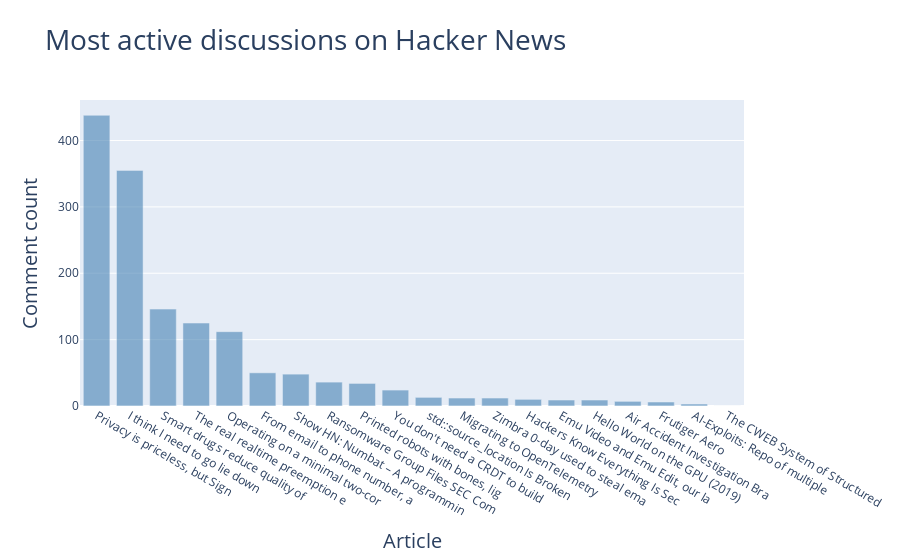

The code cell stored with this chart in its notebook:
### Code cell
from operator import itemgetter

import requests
import plotly.express as px

# Make an APIC call and check the response
url = "https://hacker-news.firebaseio.com/v0/topstories.json"
r = requests.get(url)
print(f"status code: {r.status_code}")

# Process information about each submission
submission_ids = r.json()

submission_dicts = []
for submission_id in submission_ids[:20]:
    # Make a new API call for each submission
    url = f"https://hacker-news.firebaseio.com/v0/item/{submission_id}.json"
    r = requests.get(url)
    print(f"status code: {r.status_code}")
    response_dict = r.json()

    # Build a dictonary for each article
    try:
        submission_dict = {
            "title": response_dict["title"],
            "hn_link": f"https://news.ycombinator.com/item?id={submission_id}",
            "comments": response_dict["descendants"],
        }
    except KeyError:
        # This is special YC post with comments disable
        continue
    else:
        submission_dicts.append(submission_dict)

submission_dicts = sorted(submission_dicts, key=itemgetter("comments"), reverse=True)

# Process data for plotting
article_links, comment_counts, hover_texts = [], [], []

for submission_dict in submission_dicts:
    # shortern long article titles
    title = submission_dict["title"][:30]
    discussion_link = submission_dict["hn_link"]
    article_link = f'<a href="{discussion_link}"">{title}</a>'
    comment_count = submission_dict["comments"]

    article_links.append(article_link)
    comment_counts.append(comment_count)
    hover_texts.append(submission_dict["title"])


# Make visualization.
title = "Most active discussions on Hacker News"
labels = {"x": "Article", "y": "Comment count"}
fig = px.bar(
    x=article_links,
    y=comment_counts,
    title=title,
    labels=labels,
    hover_name=hover_texts,
)

fig.update_layout(
    title_font_size=28, xaxis_title_font_size=20, yaxis_title_font_size=20
)

fig.update_traces(marker_color="SteelBlue", marker_opacity=0.6)

fig.show()

### Figure 1 — Plotly figure (JSON) as saved in the notebook; plotly's stock layout.template omitted (floating-point values rounded to 4 significant figures)
{"data": [{"alignmentgroup": "True", "hovertemplate": "<b>%{hovertext}</b><br><br>Article=%{x}<br>Comment count=%{y}<extra></extra>", "hovertext": ["Privacy is priceless, but Signal is expensive", "I think I need to go lie down", "Smart drugs reduce quality of effort, and slow decision-making", "The real realtime preemption end game", "Operating on a minimal two-core Postgres instance: Query optimization insights", "From email to phone number, a new OSINT approach (2019)", "Show HN: Numbat – A programming language with physical dimensions as types", "Ransomware Group Files SEC Complaint over Victim's Failure Disclose Data Breach", "Printed robots with bones, ligaments, and tendons", "You don't need a CRDT to build a collaborative experience", "std::source_location Is Broken", "Migrating to OpenTelemetry", "Zimbra 0-day used to steal email data from government organizations", "Hackers Know Everything Is Securities Fraud", "Emu Video and Emu Edit, our latest generative AI research milestones", "Hello World on the GPU (2019)", "Air Accident Investigation Branch: film lights caused window damage on A321neo", "Frutiger Aero", "AI-Exploits: Repo of multiple unauthenticated RCEs in AI tools", "The CWEB System of Structured Documentation"], "legendgroup": "", "marker": {"color": "SteelBlue", "opacity": 0.6, "pattern": {"shape": ""}}, "name": "", "offsetgroup": "", "orientation": "v", "showlegend": false, "textposition": "auto", "type": "bar", "x": ["<a href=\"https://news.ycombinator.com/item?id=38291427\"\">Privacy is priceless, but Sign</a>", "<a href=\"https://news.ycombinator.com/item?id=38288130\"\">I think I need to go lie down</a>", "<a href=\"https://news.ycombinator.com/item?id=38287257\"\">Smart drugs reduce quality of </a>", "<a href=\"https://news.ycombinator.com/item?id=38290145\"\">The real realtime preemption e</a>", "<a href=\"https://news.ycombinator.com/item?id=38276727\"\">Operating on a minimal two-cor</a>", "<a href=\"https://news.ycombinator.com/item?id=38290613\"\">From email to phone number, a </a>", "<a href=\"https://news.ycombinator.com/item?id=38276430\"\">Show HN: Numbat – A programmin</a>", "<a href=\"https://news.ycombinator.com/item?id=38291399\"\">Ransomware Group Files SEC Com</a>", "<a href=\"https://news.ycombinator.com/item?id=38288980\"\">Printed robots with bones, lig</a>", "<a href=\"https://news.ycombinator.com/item?id=38289327\"\">You don't need a CRDT to build</a>", "<a href=\"https://news.ycombinator.com/item?id=38292102\"\">std::source_location Is Broken</a>", "<a href=\"https://news.ycombinator.com/item?id=38292553\"\">Migrating to OpenTelemetry</a>", "<a href=\"https://news.ycombinator.com/item?id=38291199\"\">Zimbra 0-day used to steal ema</a>", "<a href=\"https://news.ycombinator.com/item?id=38293817\"\">Hackers Know Everything Is Sec</a>", "<a href=\"https://news.ycombinator.com/item?id=38291139\"\">Emu Video and Emu Edit, our la</a>", "<a href=\"https://news.ycombinator.com/item?id=38275698\"\">Hello World on the GPU (2019)</a>", "<a href=\"https://news.ycombinator.com/item?id=38293714\"\">Air Accident Investigation Bra</a>", "<a href=\"https://news.ycombinator.com/item?id=38276418\"\">Frutiger Aero</a>", "<a href=\"https://news.ycombinator.com/item?id=38291880\"\">AI-Exploits: Repo of multiple </a>", "<a href=\"https://news.ycombinator.com/item?id=38291735\"\">The CWEB System of Structured </a>"], "xaxis": "x", "y": [438, 355, 146, 125, 112, 50, 48, 36, 34, 24, 13, 12, 12, 10, 9, 9, 7, 6, 3, 0], "yaxis": "y"}], "layout": {"barmode": "relative", "legend": {"tracegroupgap": 0}, "title": {"font": {"size": 28}, "text": "Most active discussions on Hacker News"}, "xaxis": {"anchor": "y", "domain": [0, 1], "title": {"font": {"size": 20}, "text": "Article"}}, "yaxis": {"anchor": "x", "domain": [0, 1], "title": {"font": {"size": 20}, "text": "Comment count"}}}}
